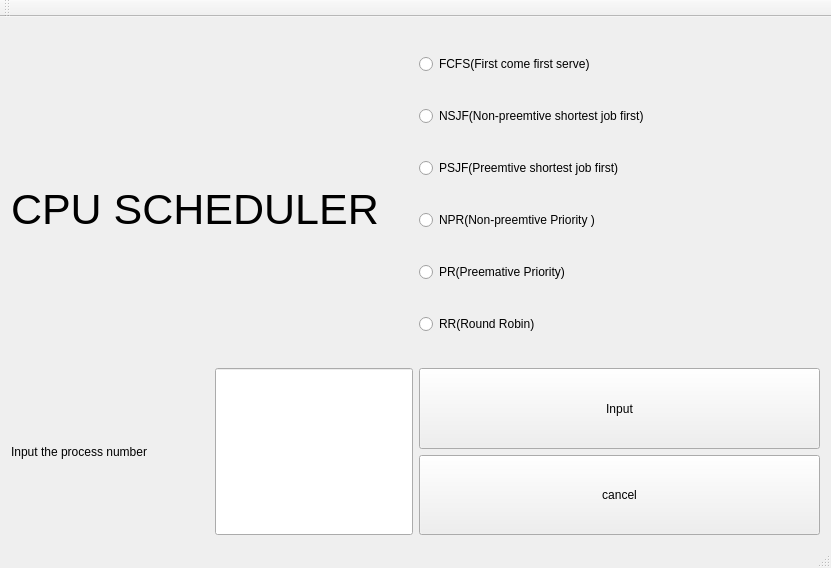
<?xml version="1.0" encoding="UTF-8"?>
<ui version="4.0">
 <class>MainWindow</class>
 <widget class="QMainWindow" name="MainWindow">
  <property name="geometry">
   <rect>
    <x>0</x>
    <y>0</y>
    <width>831</width>
    <height>568</height>
   </rect>
  </property>
  <property name="windowTitle">
   <string>MainWindow</string>
  </property>
  <widget class="QWidget" name="centralWidget">
   <layout class="QGridLayout" name="gridLayout">
    <item row="2" column="0">
     <layout class="QHBoxLayout" name="horizontalLayout">
      <item>
       <widget class="QLabel" name="label">
        <property name="sizePolicy">
         <sizepolicy hsizetype="Preferred" vsizetype="Preferred">
          <horstretch>0</horstretch>
          <verstretch>0</verstretch>
         </sizepolicy>
        </property>
        <property name="text">
         <string>Input the process number</string>
        </property>
       </widget>
      </item>
      <item>
       <widget class="QLineEdit" name="QLineEdit_Process_Num">
        <property name="sizePolicy">
         <sizepolicy hsizetype="Preferred" vsizetype="Preferred">
          <horstretch>0</horstretch>
          <verstretch>0</verstretch>
         </sizepolicy>
        </property>
        <property name="text">
         <string/>
        </property>
       </widget>
      </item>
     </layout>
    </item>
    <item row="0" column="1" rowspan="2">
     <layout class="QVBoxLayout" name="verticalLayout_2">
      <item>
       <widget class="QRadioButton" name="radioButton_Sub_FCFS">
        <property name="text">
         <string>FCFS(First come first serve)</string>
        </property>
       </widget>
      </item>
      <item>
       <widget class="QRadioButton" name="radioButton_Sub_NSJF">
        <property name="text">
         <string>NSJF(Non-preemtive shortest job first)</string>
        </property>
       </widget>
      </item>
      <item>
       <widget class="QRadioButton" name="radioButton_Sub_PSJF">
        <property name="text">
         <string>PSJF(Preemtive shortest job first)</string>
        </property>
       </widget>
      </item>
      <item>
       <widget class="QRadioButton" name="radioButton_Sub_PR">
        <property name="text">
         <string>NPR(Non-preemtive Priority )</string>
        </property>
       </widget>
      </item>
      <item>
       <widget class="QRadioButton" name="radioButton_Sub_PR_2">
        <property name="text">
         <string>PR(Preemative Priority)</string>
        </property>
       </widget>
      </item>
      <item>
       <widget class="QRadioButton" name="radioButton_Sub_RR">
        <property name="text">
         <string>RR(Round Robin)</string>
        </property>
       </widget>
      </item>
     </layout>
    </item>
    <item row="2" column="1">
     <layout class="QVBoxLayout" name="verticalLayout">
      <item>
       <widget class="QPushButton" name="pushButton_Input">
        <property name="sizePolicy">
         <sizepolicy hsizetype="Minimum" vsizetype="Preferred">
          <horstretch>0</horstretch>
          <verstretch>0</verstretch>
         </sizepolicy>
        </property>
        <property name="text">
         <string>Input</string>
        </property>
       </widget>
      </item>
      <item>
       <widget class="QPushButton" name="pushButton_Cancle">
        <property name="sizePolicy">
         <sizepolicy hsizetype="Minimum" vsizetype="Preferred">
          <horstretch>0</horstretch>
          <verstretch>0</verstretch>
         </sizepolicy>
        </property>
        <property name="text">
         <string>cancel</string>
        </property>
       </widget>
      </item>
     </layout>
    </item>
    <item row="0" column="0" rowspan="2">
     <widget class="QLabel" name="label_2">
      <property name="baseSize">
       <size>
        <width>0</width>
        <height>0</height>
       </size>
      </property>
      <property name="text">
       <string>&lt;html&gt;&lt;head/&gt;&lt;body&gt;&lt;p&gt;&lt;span style=&quot; font-size:48pt; vertical-align:sub;&quot;&gt;CPU SCHEDULER&lt;/span&gt;&lt;/p&gt;&lt;/body&gt;&lt;/html&gt;</string>
      </property>
      <property name="scaledContents">
       <bool>true</bool>
      </property>
     </widget>
    </item>
   </layout>
  </widget>
  <widget class="QMenuBar" name="menuBar">
   <property name="geometry">
    <rect>
     <x>0</x>
     <y>0</y>
     <width>831</width>
     <height>26</height>
    </rect>
   </property>
  </widget>
  <widget class="QToolBar" name="mainToolBar">
   <attribute name="toolBarArea">
    <enum>TopToolBarArea</enum>
   </attribute>
   <attribute name="toolBarBreak">
    <bool>false</bool>
   </attribute>
  </widget>
  <widget class="QStatusBar" name="statusBar"/>
 </widget>
 <layoutdefault spacing="6" margin="11"/>
 <resources/>
 <connections>
  <connection>
   <sender>pushButton_Cancle</sender>
   <signal>clicked()</signal>
   <receiver>MainWindow</receiver>
   <slot>close()</slot>
   <hints>
    <hint type="sourcelabel">
     <x>648</x>
     <y>544</y>
    </hint>
    <hint type="destinationlabel">
     <x>464</x>
     <y>576</y>
    </hint>
   </hints>
  </connection>
 </connections>
</ui>
